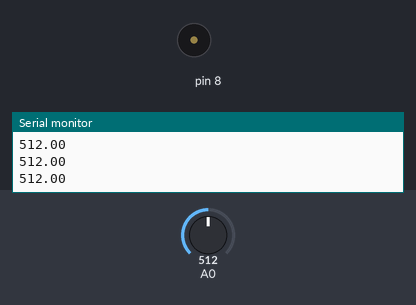
Simulated run of this sketch. Board: Arduino Uno, built with avr-gcc and run on an emulated ATmega328P. Shown: buzzer (waves = sounding), the last lines printed to the serial monitor. Inputs (shaded band) come from the test bench; at power-on: A0 = 512.

Above: at 1.2 s.
1.3 s: A0 set to 523
2.8 s: A0 set to 550
At 3.6 s:
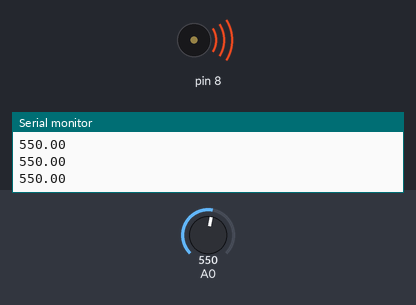
Timing chart, 0 to 10.3 s (numbered marks = the images above; inputs shaded):
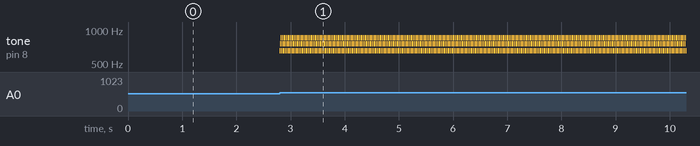

Measured:
- the behaviour switches between 532 and 533 on A0 (found by bisection; images 0 and 1)
- after the input at 2.8 s, tone on pin 8: silent → 657 Hz at once, then repeats every 0.02 s: 757 Hz 0.01 s, 857 Hz 0.01 s, 657 Hz 0.01 s

The sketch:

toneMelody.ino
```cpp
float t;
float mTone;
void setup() {
  Serial.begin(9600);
  mTone = float(analogRead(0));
}
void loop() {
   float note = float(analogRead(0));
   if(note > mTone + 20 || note < mTone - 20)
     tone(8, saw(t)*100+(note-mTone + 400)*1.5);
   else
     noTone(8);
   Serial.println(note);
   t++;
}
float saw(float in) {
  return int(in)%3;
}
```
